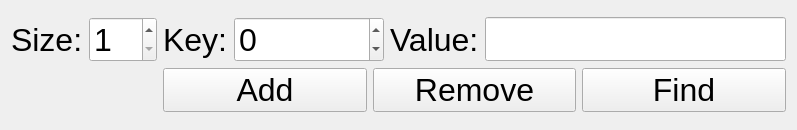
<?xml version="1.0" encoding="UTF-8"?>
<ui version="4.0">
 <class>BaseHashTableWidget</class>
 <widget class="QWidget" name="BaseHashTableWidget">
  <property name="geometry">
   <rect>
    <x>0</x>
    <y>0</y>
    <width>797</width>
    <height>130</height>
   </rect>
  </property>
  <property name="font">
   <font>
    <pointsize>24</pointsize>
   </font>
  </property>
  <property name="windowTitle">
   <string>Widget</string>
  </property>
  <layout class="QVBoxLayout" name="verticalLayout">
   <item>
    <layout class="QGridLayout" name="gridLayout">
     <item row="0" column="0">
      <widget class="QLabel" name="label_size">
       <property name="text">
        <string>Size:</string>
       </property>
      </widget>
     </item>
     <item row="0" column="1">
      <widget class="QSpinBox" name="spinBox_size">
       <property name="minimum">
        <number>1</number>
       </property>
      </widget>
     </item>
     <item row="0" column="2">
      <layout class="QHBoxLayout" name="horizontalLayout_2">
       <item>
        <widget class="QLabel" name="label_key">
         <property name="text">
          <string>Key:</string>
         </property>
        </widget>
       </item>
       <item>
        <widget class="QSpinBox" name="spinBox_key">
         <property name="minimum">
          <number>-999999999</number>
         </property>
         <property name="maximum">
          <number>999999999</number>
         </property>
        </widget>
       </item>
       <item>
        <widget class="QLabel" name="label_value">
         <property name="text">
          <string>Value:</string>
         </property>
        </widget>
       </item>
       <item>
        <widget class="QLineEdit" name="lineEdit_value"/>
       </item>
      </layout>
     </item>
     <item row="1" column="2">
      <layout class="QHBoxLayout" name="horizontalLayout">
       <item>
        <widget class="QPushButton" name="pushButton_add">
         <property name="text">
          <string>Add</string>
         </property>
        </widget>
       </item>
       <item>
        <widget class="QPushButton" name="pushButton_remove">
         <property name="text">
          <string>Remove</string>
         </property>
        </widget>
       </item>
       <item>
        <widget class="QPushButton" name="pushButton_find">
         <property name="text">
          <string>Find</string>
         </property>
        </widget>
       </item>
      </layout>
     </item>
    </layout>
   </item>
  </layout>
 </widget>
 <resources/>
 <connections/>
</ui>
